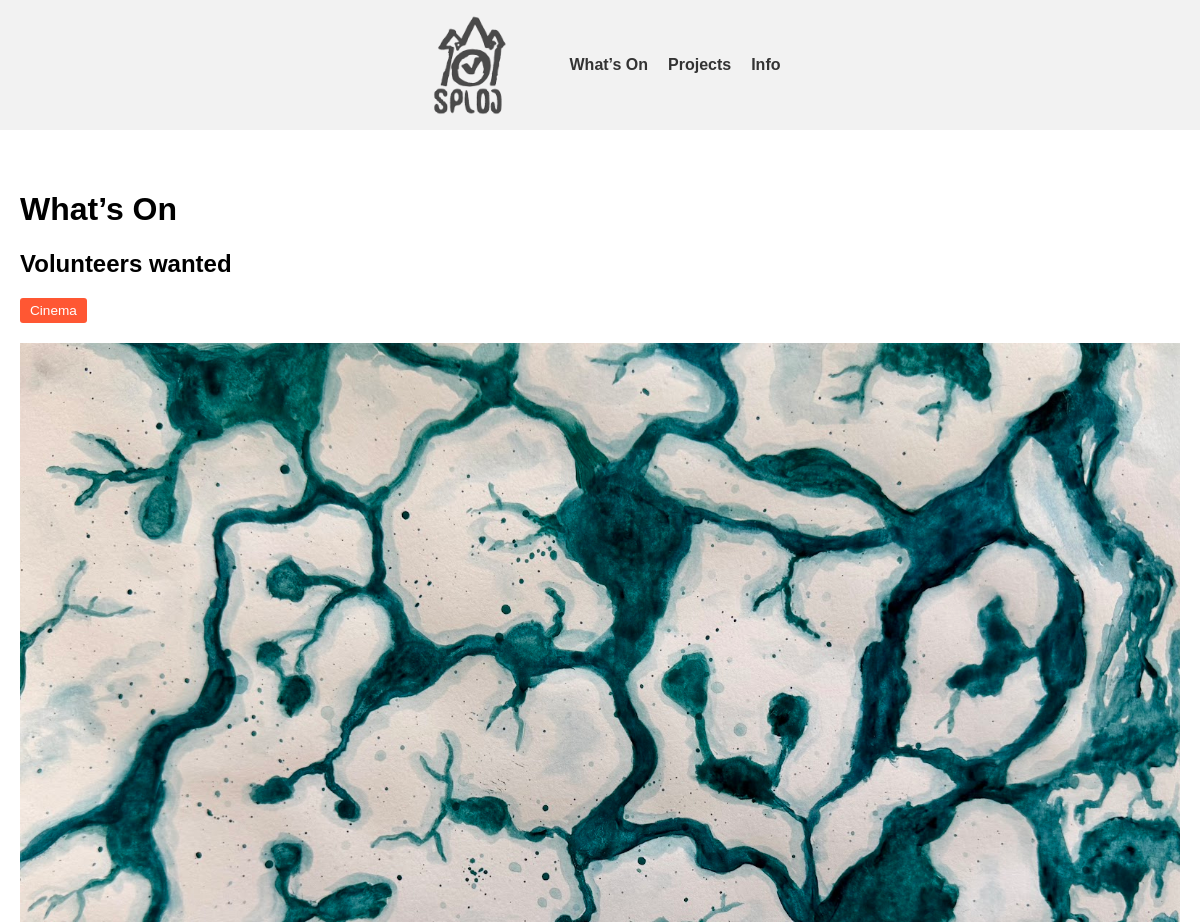
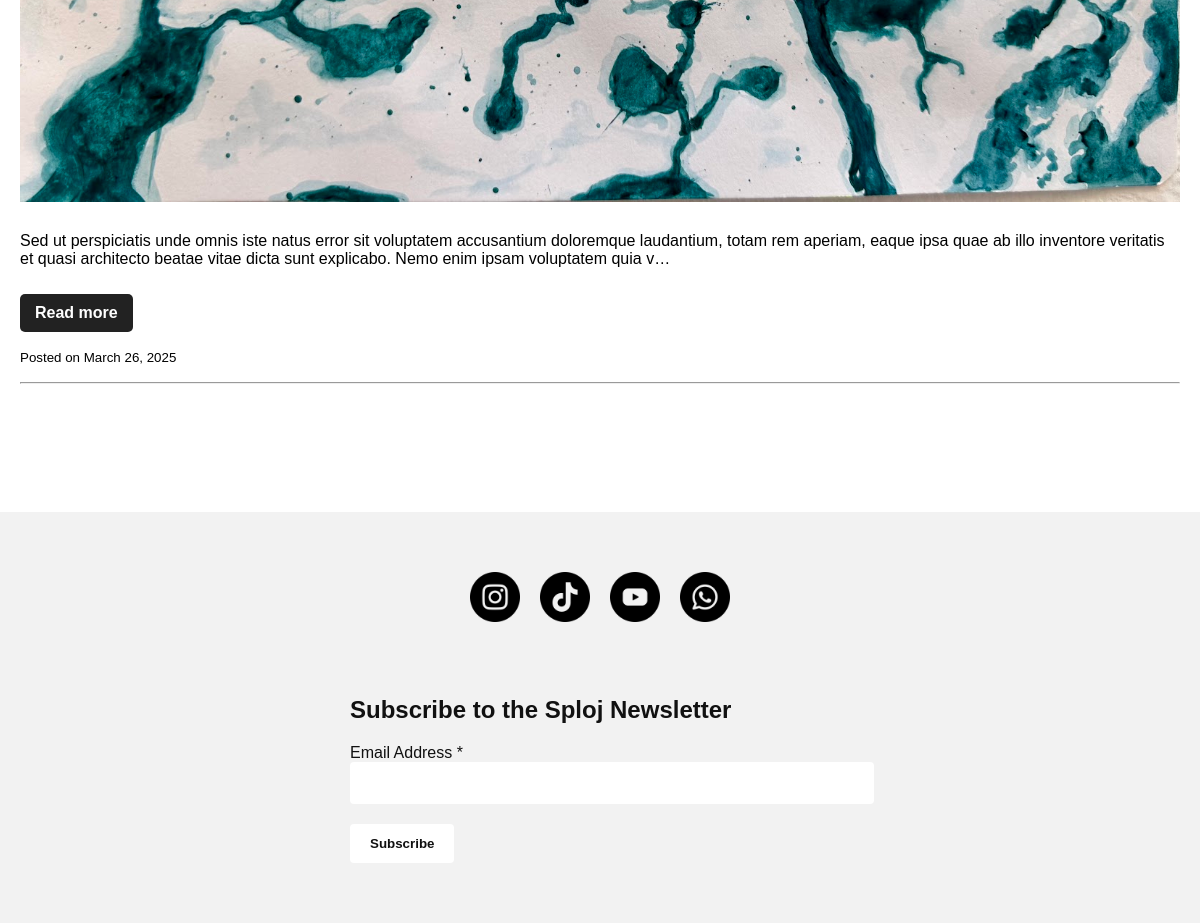
The page / on the database its author committed (2 pictures, top to bottom).
### main/models.py (models this page shows, shortened)
class Post(models.Model):
    LINK_LABEL_CHOICES = [
        ('book', 'Book Now'),
        ('signup', 'Sign Up'),
        ('learn', 'Learn More'),
    ]
    title = models.CharField(max_length=200)
    slug = models.SlugField(unique=True, blank=True)
    content = models.TextField()
    image = models.ImageField(upload_to='posts/', blank=True, null=True)
    created_at = models.DateTimeField(auto_now_add=True)
    categories = models.ManyToManyField('ProjectCategory', related_name='posts')
    link = models.URLField(blank=True, help_text="External link (e.g., SumUp, Eventbrite, Google Form)")
    link_label = models.CharField(max_length=20, choices=LINK_LABEL_CHOICES, blank=True, help_text="Button label for the link")

class ProjectCategory(models.Model):
    name = models.CharField(max_length=100)
    info = models.TextField(blank=True)
    signup_link = models.URLField(blank=True, null=True)
    video_embed_code = models.TextField(blank=True)
    photo = models.ImageField(upload_to='project_photos/', blank=True, null=True)
    color = models.CharField(max_length=7, default='#000000', help_text='Hex color code for this category, e.g. #FF5733')

### main/views.py (the view)
# urls.py: path('', views.whats_on, name='whats_on'),
def whats_on(request):
    posts = Post.objects.order_by('-created_at')
    return render(request, 'main/whats_on.html', {'posts': posts})

### main/templates/main/whats_on.html (shortened to what this page needs)
{% extends 'main/base.html' %}
{% block content %}
    <h1>What’s On</h1>
    {% for post in posts %}
        <div class="post">
            <h2>{{ post.title }}</h2>
            {% if post.categories.all %}
                {% for category in post.categories.all %}
                    <span class="category-label" style="background-color: {{ category.color }};">
                        {{ category.name }}
                    </span>
                {% endfor %}
            {% endif %}
            {% if post.image %}
                <img src="{{ post.image.url }}" alt="{{ post.title }}" class="post-image">
            {% endif %}
            <p>{{ post.content|truncatechars:250 }}</p>
            <a href="{% url 'post_detail' post.slug %}" class="button">Read more</a>
            <p><small>Posted on {{ post.created_at|date:"F j, Y" }}</small></p>
        </div>
        <hr>
    {% empty %}
        <p>No posts yet. Check back soon!</p>
    {% endfor %}
{% endblock %}

### main/static/main/style.css (style rules this page uses)
body { font-family: Arial, sans-serif; margin: 0; padding: 0; }
img { max-width: 100%; height: auto; }
.button { display: inline-block; background-color: #222; color: white; padding: 10px 15px; text-decoration: none; border-radius: 5px; font-weight: bold; margin-top: 10px; }
.category-label { display: inline-block; padding: 5px 10px; color: white; border-radius: 3px; font-size: 0.85em; margin-right: 5px; margin-bottom: 10px; }
.post-image { max-width: 100%; height: auto; margin-top: 10px; margin-bottom: 10px; }

### rows shown on the page
Post: title "Volunteers wanted", image (picture), content "Sed ut perspiciatis unde omnis iste natus error sit voluptatem accusantium doloremque laudantium, totam rem aperiam, eaque ipsa quae ab illo inventore veritatis et quasi architecto beatae vitae dicta sunt explicabo. Nemo enim ipsam voluptatem quia v…", created_at "March 26, 2025"
ProjectCategory: name "Cinema"
